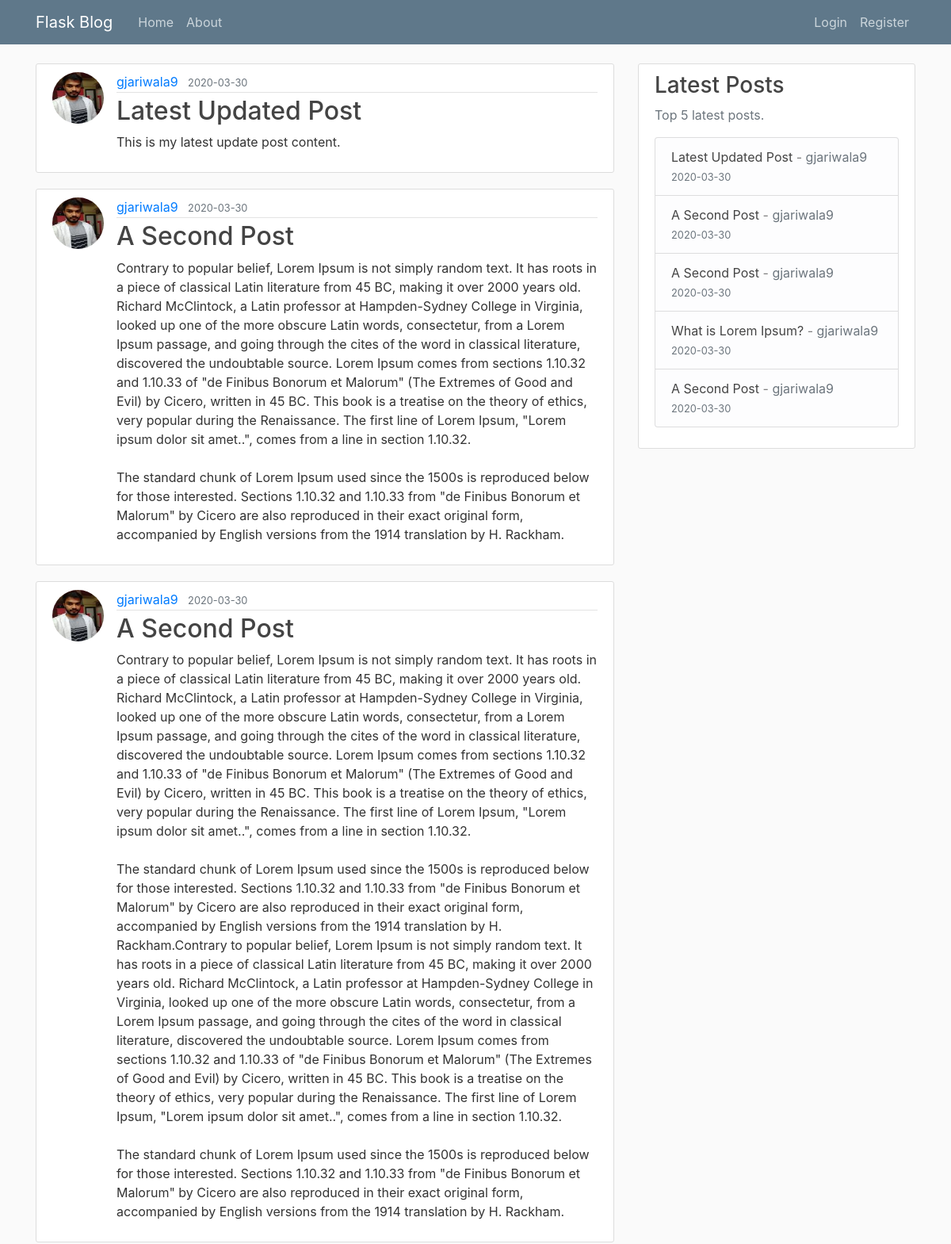
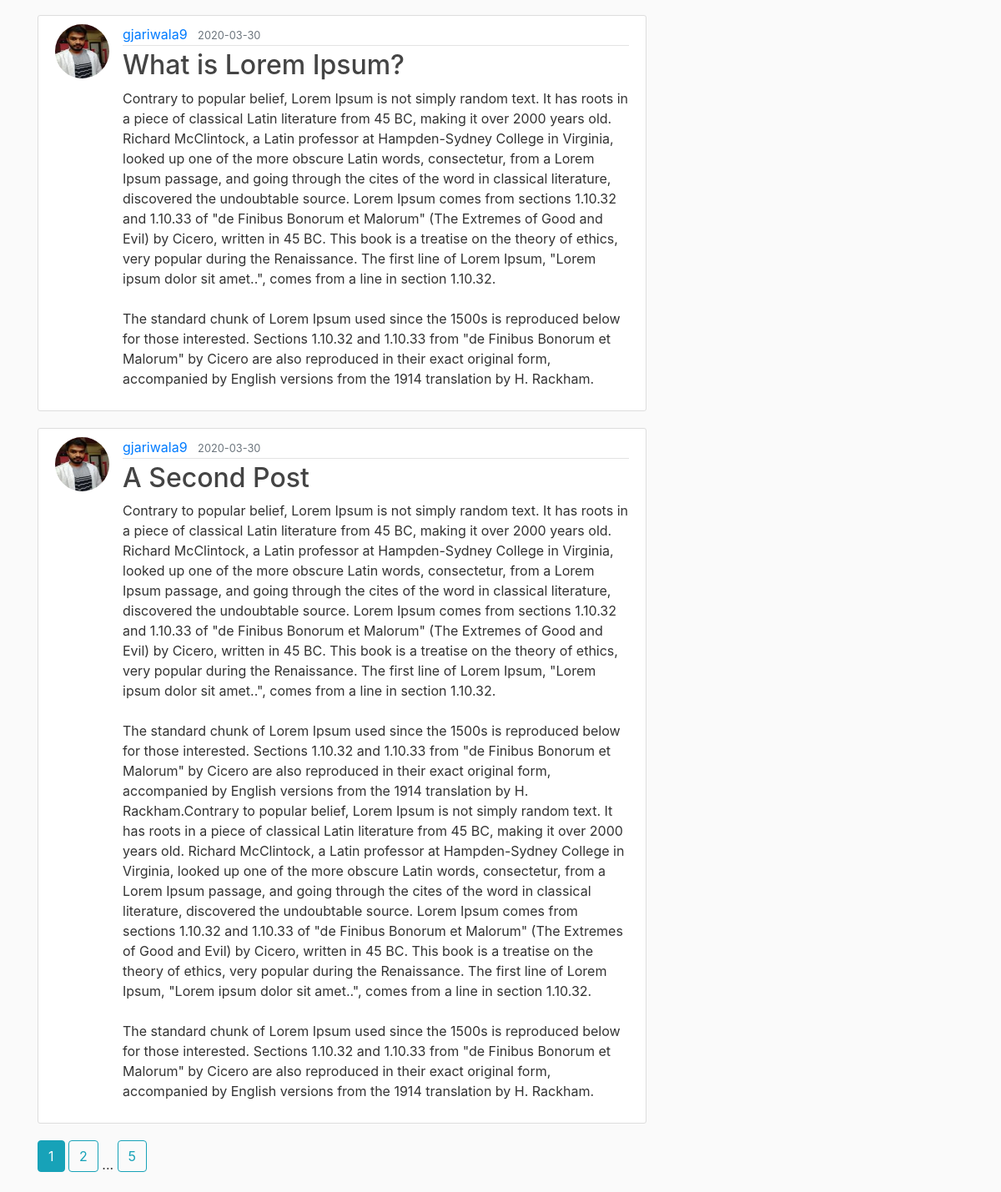
The page /home on the database its author committed (2 pictures, top to bottom).
### flask_blog/models.py (models this page shows, shortened)
class Post(db.Model):
	id = db.Column(db.Integer, primary_key=True)
	title = db.Column(db.String(100), nullable=False)
	date_posted = db.Column(db.DateTime, nullable=False, default=datetime.utcnow)
	content = db.Column(db.Text, nullable=False)
	user_id = db.Column(db.Integer, db.ForeignKey('user.id'), nullable=False)

class User(db.Model, UserMixin):
	id = db.Column(db.Integer, primary_key=True)
	username = db.Column(db.String(20), unique=True, nullable=False)
	email = db.Column(db.String(120), unique=True, nullable=False)
	image_file = db.Column(db.String(20), nullable=False, default='default.jpg')
	password = db.Column(db.String(60), nullable=False)
	posts = db.relationship('Post', backref='author', lazy=True)

### flask_blog/main/routes.py (the view)
@main.route('/')
@main.route('/home')
def home():
    page = request.args.get('page', 1, type=int)
    posts=Post.query.order_by(Post.date_posted.desc()).paginate(page=page, per_page=5)
    return render_template('home.html',posts = posts)

### flask_blog/main/routes.py (called while the page is built)
@main.context_processor
def inject_lastest_post_all_templates():
	latest_posts = Post.query.order_by(Post.date_posted.desc()).limit(5).all()
	return dict(latest_posts=latest_posts)

### flask_blog/templates/home.html
{% extends "layout.html" %}
{% block content %}
    {% for post in posts.items %}
        <article class="media content-section">
          <img class="rounded-circle article-img" src="{{ url_for('static', filename='profile_pics/' + post.author.image_file) }}">
          <div class="media-body">
            <div class="article-metadata">
              <a class="mr-2" href="{{ url_for('users.user_posts', username=post.author.username) }}">{{ post.author.username }}</a>
              <small class="text-muted">{{ post.date_posted.strftime('%Y-%m-%d') }}</small>
            </div>
            <h2><a class="article-title" href="{{ url_for('posts.post', post_id=post.id) }}">{{ post.title }}</a></h2>
            <p class="article-content">{{ post.content }}</p>
          </div>
        </article>
    {% endfor %}
    {% for page_num in posts.iter_pages(left_edge=1, right_edge=1, left_current=1, right_current=2) %}
      {% if page_num %}
        {% if posts.page == page_num %}
          <a class="btn btn-info mb-4" href="{{ url_for('main.home', page=page_num) }}">{{ page_num }}</a>
        {% else %}
          <a class="btn btn-outline-info mb-4" href="{{ url_for('main.home', page=page_num) }}">{{ page_num }}</a>
        {% endif %}
      {% else %}
        ...
      {% endif %}
    {% endfor %}
{% endblock content %}

### flask_blog/templates/layout.html (shortened to what this page needs)
<!DOCTYPE html>
<html>
<head>
    <link rel="stylesheet" href="https://maxcdn.bootstrapcdn.com/bootstrap/4.0.0/css/bootstrap.min.css">
    <link rel="stylesheet" type="text/css" href="{{ url_for('static', filename='main.css') }}">
</head>
<body>
    <header class="site-header">
      <nav class="navbar navbar-expand-md navbar-dark bg-steel fixed-top">
        <div class="container">
          <a class="navbar-brand mr-4" href="/">Flask Blog</a>
          <div class="collapse navbar-collapse" id="navbarToggle">
            <div class="navbar-nav mr-auto">
              <a class="nav-item nav-link" href="{{ url_for('main.home') }}">Home</a>
              <a class="nav-item nav-link" href="{{ url_for('main.about') }}">About</a>
            </div>
            <div class="navbar-nav">
              {% if current_user.is_authenticated %}
                <a class="nav-item nav-link" href="{{ url_for('posts.new_post') }}">New Post</a>
                <a class="nav-item nav-link" href="{{ url_for('users.account') }}">Account</a>
                <a class="nav-item nav-link" href="{{ url_for('users.logout') }}">Logout</a>
              {% else %}
                <a class="nav-item nav-link" href="{{ url_for('users.login') }}">Login</a>
                <a class="nav-item nav-link" href="{{ url_for('users.register') }}">Register</a>
              {% endif %}
            </div>
          </div>
        </div>
      </nav>
    </header>
    <main role="main" class="container">
      <div class="row">
        <div class="col-md-8">
          {% block content %}{% endblock %}
        </div>
        <div class="col-md-4">
          <div class="content-section">
            <h3>Latest Posts</h3>
            <p class='text-muted'>Top 5 latest posts.
              <ul class="list-group">
                {% for post in latest_posts %}
                  <li class="list-group-item list-group-item-light">
                    <a class="article-title" href="{{ url_for('posts.post', post_id=post.id) }}">{{ post.title }}</a> -
                    <a class="text-muted" href="{{ url_for('users.user_posts', username=post.author.username) }}">{{ post.author.username }}</a><br>
                    <small class="text-muted">{{ post.date_posted.strftime('%Y-%m-%d') }}</small>
                  </li>
                {% endfor %}
              </ul>
            </p>
          </div>
        </div>
      </div>
    </main>
</body>
</html>

### flask_blog/static/main.css (style rules this page uses)
body { background: #fafafa; color: #333333; margin-top: 5rem; }
h1, h2, h3, h4, h5, h6 { color: #444444; }
.bg-steel { background-color: #5f788a; }
.site-header .navbar-nav .nav-link { color: #cbd5db; }
.content-section { background: #ffffff; padding: 10px 20px; border: 1px solid #dddddd; border-radius: 3px; margin-bottom: 20px; }
.article-title { color: #444444; }
.article-content { white-space: pre-line; }
.article-img { height: 65px; width: 65px; margin-right: 16px; }
.article-metadata { padding-bottom: 1px; margin-bottom: 4px; border-bottom: 1px solid #e3e3e3 }

### rows shown on the page
Post: image_file (picture), author.username "gjariwala9", date_posted "2020-03-30", title "Latest Updated Post", content "This is my latest update post content."
Post: image_file (picture), author.username "gjariwala9", date_posted "2020-03-30", title "A Second Post", content "Contrary to popular belief, Lorem Ipsum is not simply random text. It has roots in a piece of classical Latin literature from 45 BC, making it over 2000 years old. Richard McClintock, a Latin professor at Hampden-Sydney College in Virginia, looked up one of the more obscure Latin words, consectetur, from a Lorem Ipsum passage, and going through the cites of the word in classical literature, discovered the undoubtable source. Lorem Ipsum comes from sections 1.10.32 and 1.10.33 of \"de Finibus Bonorum et Malorum\" (The Extremes of Good and Evil) by Cicero, written in 45 BC. This book is a treatise on the theory of ethics, very popular during the Renaissance. The first line of Lorem Ipsum,…"
Post: image_file (picture), author.username "gjariwala9", date_posted "2020-03-30", title "A Second Post", content "Contrary to popular belief, Lorem Ipsum is not simply random text. It has roots in a piece of classical Latin literature from 45 BC, making it over 2000 years old. Richard McClintock, a Latin professor at Hampden-Sydney College in Virginia, looked up one of the more obscure Latin words, consectetur, from a Lorem Ipsum passage, and going through the cites of the word in classical literature, discovered the undoubtable source. Lorem Ipsum comes from sections 1.10.32 and 1.10.33 of \"de Finibus Bonorum et Malorum\" (The Extremes of Good and Evil) by Cicero, written in 45 BC. This book is a treatise on the theory of ethics, very popular during the Renaissance. The first line of Lorem Ipsum,…"
Post: image_file (picture), author.username "gjariwala9", date_posted "2020-03-30", title "What is Lorem Ipsum?", content "Contrary to popular belief, Lorem Ipsum is not simply random text. It has roots in a piece of classical Latin literature from 45 BC, making it over 2000 years old. Richard McClintock, a Latin professor at Hampden-Sydney College in Virginia, looked up one of the more obscure Latin words, consectetur, from a Lorem Ipsum passage, and going through the cites of the word in classical literature, discovered the undoubtable source. Lorem Ipsum comes from sections 1.10.32 and 1.10.33 of \"de Finibus Bonorum et Malorum\" (The Extremes of Good and Evil) by Cicero, written in 45 BC. This book is a treatise on the theory of ethics, very popular during the Renaissance. The first line of Lorem Ipsum,…"
Post: image_file (picture), author.username "gjariwala9", date_posted "2020-03-30", title "A Second Post", content "Contrary to popular belief, Lorem Ipsum is not simply random text. It has roots in a piece of classical Latin literature from 45 BC, making it over 2000 years old. Richard McClintock, a Latin professor at Hampden-Sydney College in Virginia, looked up one of the more obscure Latin words, consectetur, from a Lorem Ipsum passage, and going through the cites of the word in classical literature, discovered the undoubtable source. Lorem Ipsum comes from sections 1.10.32 and 1.10.33 of \"de Finibus Bonorum et Malorum\" (The Extremes of Good and Evil) by Cicero, written in 45 BC. This book is a treatise on the theory of ethics, very popular during the Renaissance. The first line of Lorem Ipsum,…"

### other values the page prints
{{ page_num }} "1"
{{ page_num }} "2" "5"
